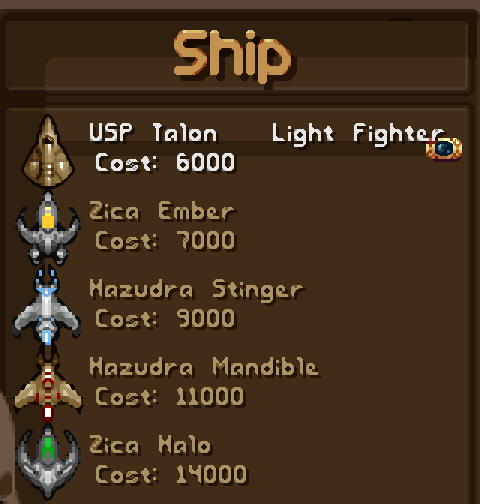
#> input picture marketing/godot/alien-ship-pack-shop.webp, 480 x 504 px
$ python mod_art_refsheet.py ../marketing/godot/alien-ship-pack-shop.webp --out out.png
#> lines starting #> are read from the running program, lines starting #| are printed output that depends on the picture
#!/usr/bin/env python3
"""mod_art_refsheet.py — labelled reference sheet of sprites, for mod art work.

Lays out any set of PNGs (files, folders or glob patterns) on a dark grid,
enlarged nearest-neighbour, each cell with a short label. Used at three
moments of the mod art pipeline (docs/mod-art-pipeline.md):

* before generating: a sheet of the ORIGINAL sprites of the kind being drawn
  (shop icons, shots, ships), uploaded to PixelLab as a labelled style reference;
* while cleaning: candidates side by side with the originals, to pick and judge;
* after: the finished mod sprites next to the originals at the same scale
  (the 1x look is what the player sees; --scale 1 shows it).

Usage:
    python utils/mod_art_refsheet.py data/reference/sprites/pickups/weapons --scale 4 --out ref_icons.png
    python utils/mod_art_refsheet.py "data/reference/sprites/shots/bolt_red_*.png" mods/x/sprites/shots \\
        --scale 3 --cell 24x28 --cols 12 --title "Shots: originals then mod" --out cmp.png

Options:
    --scale N       enlargement (nearest neighbour), default 4
    --cell WxH      cell size in 1x pixels (default: the largest input)
    --cols N        cells per row (default 10)
    --bg #rrggbb    background (default #1c1c22, the in-game shop is near-black)
    --no-labels     no file name under each cell
    --title TEXT    title line at the top
    --frames N      split each input horizontally into N equal frames (animation strips)
"""

from __future__ import annotations

import argparse
import glob
import os
import sys
from pathlib import Path

try:
    from PIL import Image, ImageDraw, ImageFont
except ImportError:  # pragma: no cover
    print("ERROR: Pillow required (pip install -r utils/requirements.txt)", file=sys.stderr)
    sys.exit(2)


def expand_inputs(items: list[str]) -> list[Path]:
    """Files, folders (their *.png, sorted) and glob patterns, in the given order, without duplicates."""
    out: list[Path] = []
    for it in items:
        p = Path(it)
        if p.is_dir():
            found = sorted(p.glob("*.png"))
        elif any(ch in it for ch in "*?["):
            found = [Path(f) for f in sorted(glob.glob(it))]
        else:
            found = [p]
        for f in found:
            if f not in out:
                out.append(f)
    return out


def load_font(size: int):
    """A readable TrueType font if one is installed, otherwise Pillow's default."""
    for name in ("DejaVuSans.ttf", "segoeui.ttf", "arial.ttf", "/usr/share/fonts/truetype/dejavu/DejaVuSans.ttf"):
        try:
            return ImageFont.truetype(name, size)
        except OSError:
            continue
    return ImageFont.load_default()


def build_sheet(
    paths: list[Path],
    scale: int = 4,
    cell: tuple[int, int] | None = None,
    cols: int = 10,
    bg: str = "#1c1c22",
    labels: bool = True,
    title: str = "",
    frames: int = 1,
) -> Image.Image:
    """Returns the sheet image (RGBA)."""
#> called with scale = 4, cols = 10, bg = '#1c1c22', labels = True, title = '', frames = 1
    tiles: list[tuple[str, Image.Image]] = []
    for p in paths:
        im = Image.open(p).convert("RGBA")
        if frames > 1:
            fw = im.width // frames
            for k in range(frames):
                tiles.append((f"{p.stem}#{k}", im.crop((k * fw, 0, (k + 1) * fw, im.height))))
        else:
            tiles.append((p.stem, im))
    if not tiles:
        raise SystemExit("no input image")
    cw = cell[0] if cell else max(t.width for _, t in tiles)
#> cw = 480
    ch = cell[1] if cell else max(t.height for _, t in tiles)
#> ch = 504
    cols = max(1, min(cols, len(tiles)))
#> cols = 1
    rows = (len(tiles) + cols - 1) // cols
#> rows = 1
    pad = 4 * scale
    label_h = 12 if labels else 0
    title_h = 22 if title else 0
    cell_w = max(cw * scale, 56 if labels else 0)
#> cell_w = 1920
    cell_h = ch * scale + label_h
#> cell_h = 2028
    W = pad + cols * (cell_w + pad)
#> W = 1952
    H = title_h + pad + rows * (cell_h + pad)
#> H = 2060
    sheet = Image.new("RGBA", (W, H), bg)
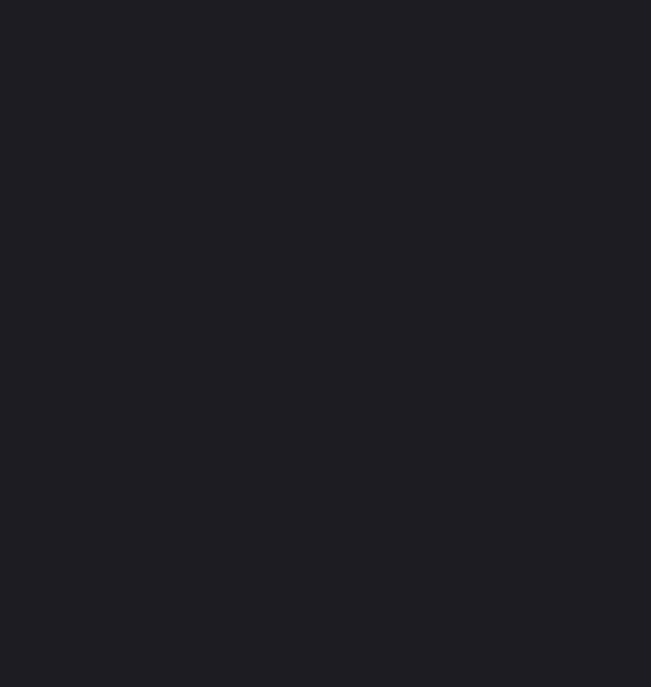
#> sheet: PIL image 1952x2060 RGBA (shown at 1/3 size); mean R, G, B, A 28, 28, 34, 255
    draw = ImageDraw.Draw(sheet)
    font = load_font(10)
    if title:
        draw.text((pad, 4), title, fill=(220, 230, 220, 255), font=load_font(14))
    for i, (name, im) in enumerate(tiles):
        r, c = divmod(i, cols)
        x0 = pad + c * (cell_w + pad)
        y0 = title_h + pad + r * (cell_h + pad)
        big = im.resize((im.width * scale, im.height * scale), Image.NEAREST)
        ox = x0 + (cell_w - big.width) // 2
        oy = y0 + (ch * scale - big.height) // 2
        sheet.alpha_composite(big, (max(0, ox), max(0, oy)))
        if labels:
            short = name if len(name) <= 14 else name[:13] + "…"
            draw.text((x0, y0 + ch * scale + 1), short, fill=(170, 170, 180, 255), font=font)
#> this loop made 1 pass
#> (name, r, c, x0, y0, ox, oy, short) on pass 1: ('alien-ship-pack-shop', 0, 0, 16, 16, 16, 16, 'alien-ship-pa…')
#> pass 1, in build_sheet, `big = im.resize((im.width * scale, im.height * scale), Image.NEAREST)`:
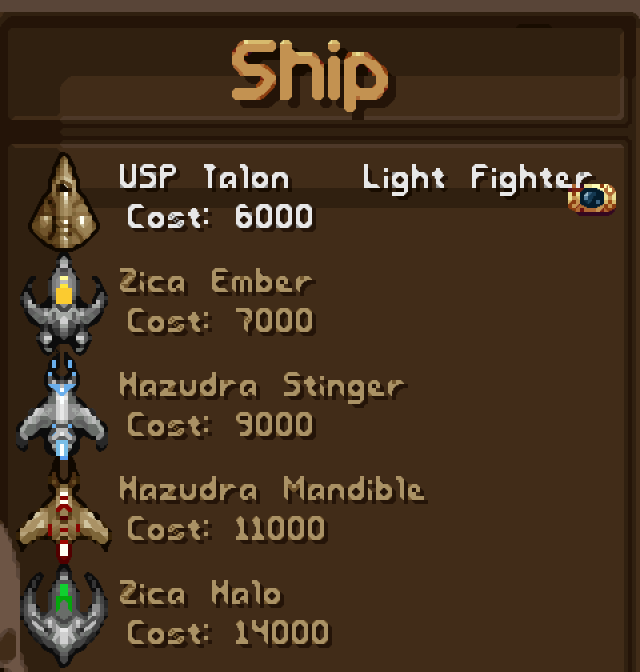
#> big: PIL image 1920x2016 RGBA (shown at 1/3 size); mean R, G, B, A 69.2, 50, 30.7, 255
#> after the loop:
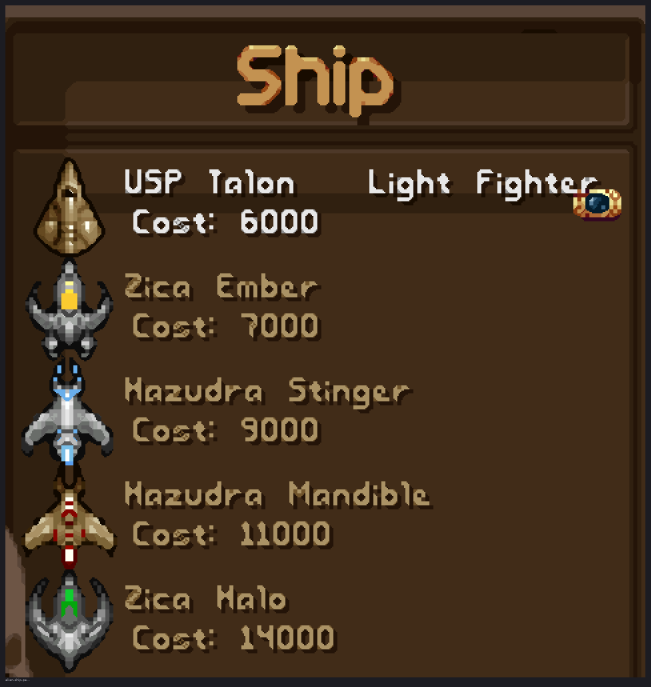
#> sheet: PIL image 1952x2060 RGBA (shown at 1/3 size); mean R, G, B, A 67.7, 49.2, 30.8, 255
    return sheet


def main() -> int:
    ap = argparse.ArgumentParser(description=__doc__, formatter_class=argparse.RawDescriptionHelpFormatter)
    ap.add_argument("inputs", nargs="+", help="PNG files, folders or glob patterns")
    ap.add_argument("--out", required=True, type=Path)
    ap.add_argument("--scale", type=int, default=4)
    ap.add_argument("--cell", default="")
    ap.add_argument("--cols", type=int, default=10)
    ap.add_argument("--bg", default="#1c1c22")
    ap.add_argument("--no-labels", action="store_true")
    ap.add_argument("--title", default="")
    ap.add_argument("--frames", type=int, default=1)
    a = ap.parse_args()
    cell = tuple(int(v) for v in a.cell.lower().split("x")) if a.cell else None
    paths = expand_inputs(a.inputs)
    sheet = build_sheet(paths, a.scale, cell, a.cols, a.bg, not a.no_labels, a.title, a.frames)
    a.out.parent.mkdir(parents=True, exist_ok=True)
    tmp = a.out.with_suffix(".tmp.png")
    sheet.save(tmp)
    os.replace(tmp, a.out)
    print(f"{a.out}: {len(paths)} images, {sheet.width}x{sheet.height}")
#| out.png: 1 images, 1952x2060
    return 0


if __name__ == "__main__":
    sys.exit(main())
#> (the program exits here)

$ run again, on marketing/godot/bio-ships-pack-shop.webp
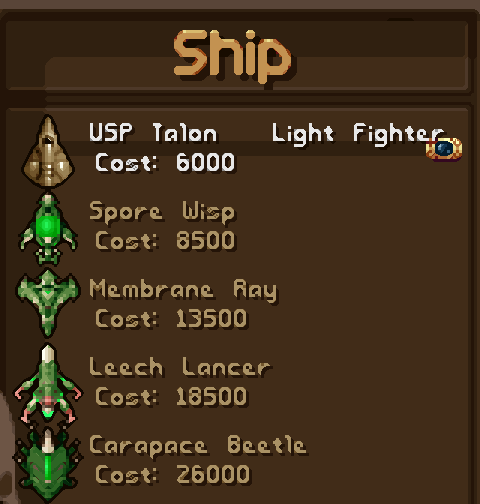
#> input picture marketing/godot/bio-ships-pack-shop.webp, 480 x 504 px
#> cw = 480
#> ch = 504
#> cols = 1
#> cell_w = 1920
#> cell_h = 2028
#> W = 1952
#> H = 2060
#> the loop in build_sheet, `for i, (name, im) in enumerate(tiles):` made 1 pass
#> (name, r, c, x0, y0, ox, oy, short) on pass 1: ('bio-ships-pack-shop', 0, 0, 16, 16, 16, 16, 'bio-ships-pac…')
#> pass 1, in build_sheet, `big = im.resize((im.width * scale, im.height * scale), Image.NEAREST)`:
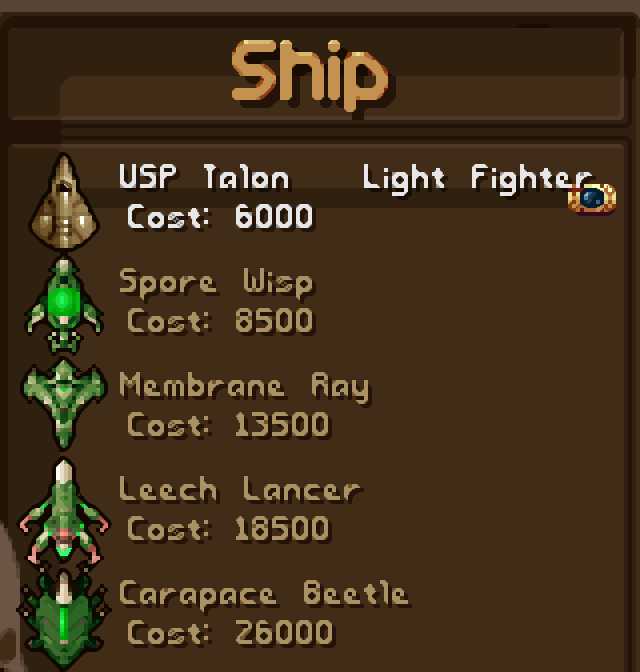
#> big: PIL image 1920x2016 RGBA (shown at 1/3 size); mean R, G, B, A 67.6, 49.8, 28.9, 255
#> after the loop in build_sheet, `for i, (name, im) in enumerate(tiles):`:
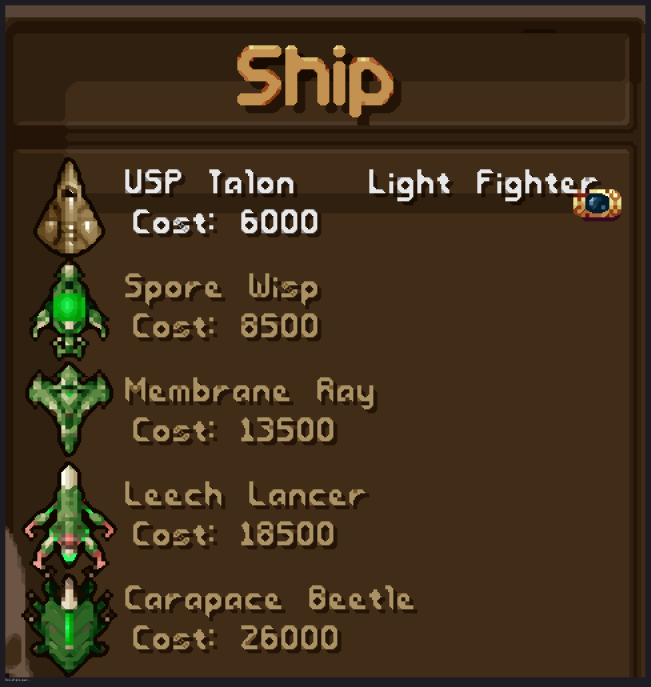
#> sheet: PIL image 1952x2060 RGBA (shown at 1/3 size); mean R, G, B, A 66.1, 49, 29.1, 255
#| out.png: 1 images, 1952x2060

$ run again, on marketing/godot/bio-weapons-pack-shop.webp
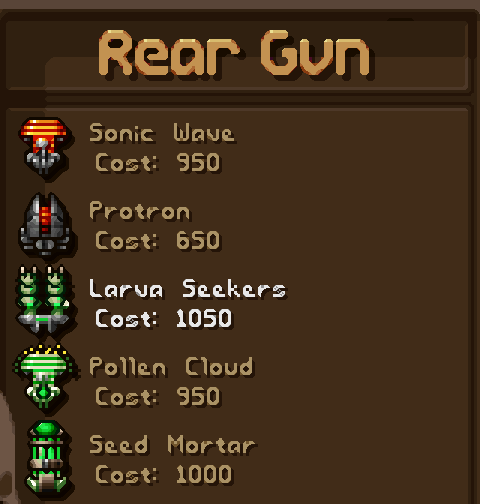
#> input picture marketing/godot/bio-weapons-pack-shop.webp, 480 x 504 px
#> cw = 480
#> ch = 504
#> cols = 1
#> cell_w = 1920
#> cell_h = 2028
#> W = 1952
#> H = 2060
#> the loop in build_sheet, `for i, (name, im) in enumerate(tiles):` made 1 pass
#> (name, r, c, x0, y0, ox, oy, short) on pass 1: ('bio-weapons-pack-shop', 0, 0, 16, 16, 16, 16, 'bio-weapons-p…')
#> pass 1, in build_sheet, `big = im.resize((im.width * scale, im.height * scale), Image.NEAREST)`:
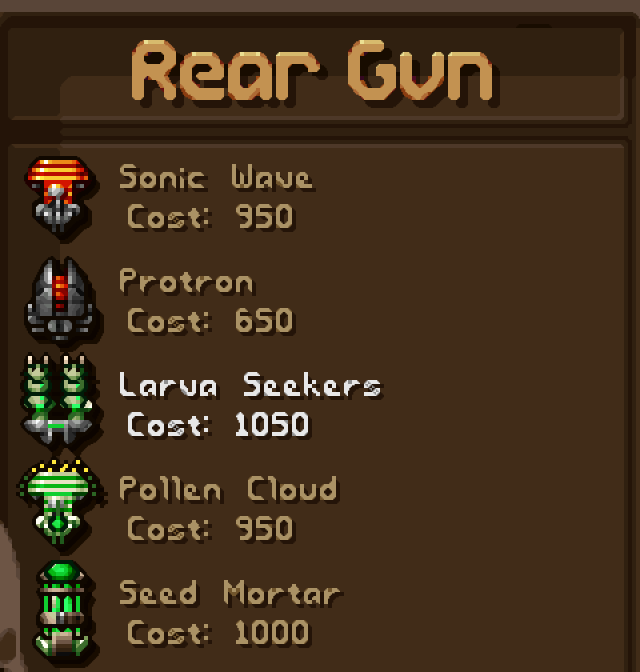
#> big: PIL image 1920x2016 RGBA (shown at 1/3 size); mean R, G, B, A 67.8, 48.8, 28.2, 255
#> after the loop in build_sheet, `for i, (name, im) in enumerate(tiles):`:
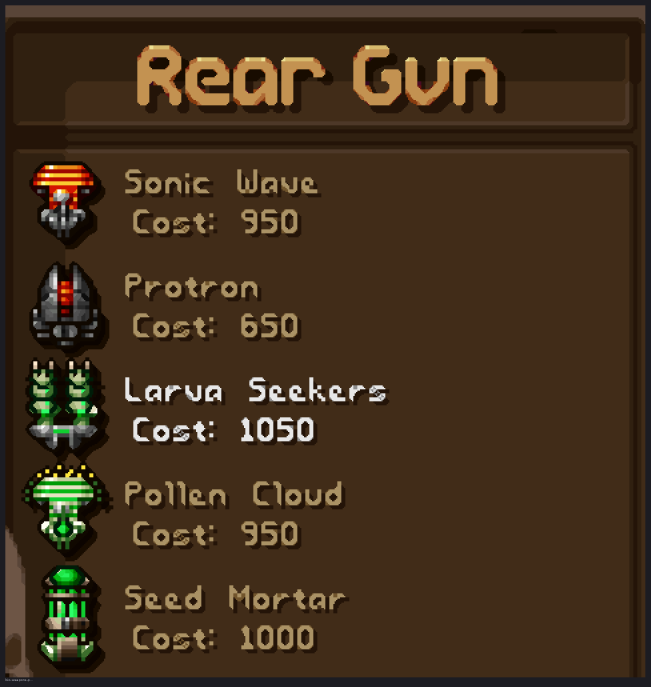
#> sheet: PIL image 1952x2060 RGBA (shown at 1/3 size); mean R, G, B, A 66.3, 48, 28.4, 255
#| out.png: 1 images, 1952x2060

$ run again, on marketing/godot/elements-weapon-pack-shop.webp
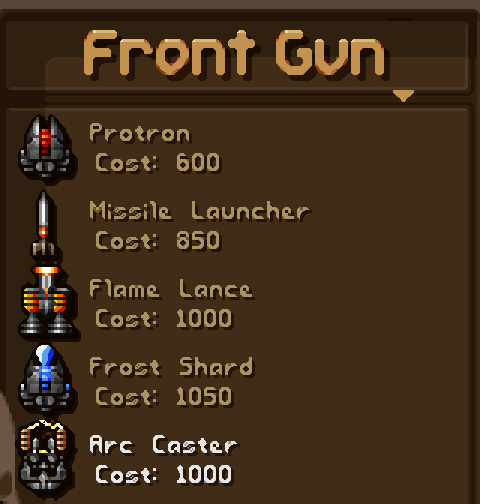
#> input picture marketing/godot/elements-weapon-pack-shop.webp, 480 x 504 px
#> cw = 480
#> ch = 504
#> cols = 1
#> cell_w = 1920
#> cell_h = 2028
#> W = 1952
#> H = 2060
#> the loop in build_sheet, `for i, (name, im) in enumerate(tiles):` made 1 pass
#> (name, r, c, x0, y0, ox, oy, short) on pass 1: ('elements-weapon-pack-shop', 0, 0, 16, 16, 16, 16, 'elements-weap…')
#> pass 1, in build_sheet, `big = im.resize((im.width * scale, im.height * scale), Image.NEAREST)`:
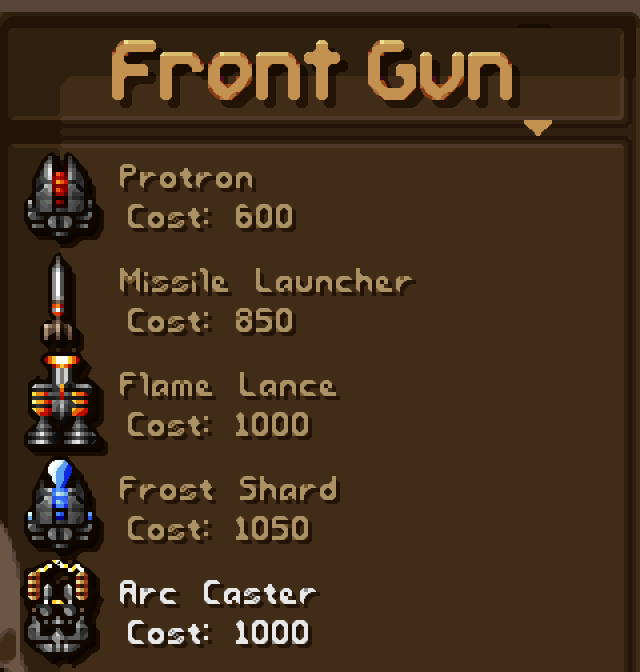
#> big: PIL image 1920x2016 RGBA (shown at 1/3 size); mean R, G, B, A 67.8, 47.9, 28.5, 255
#> after the loop in build_sheet, `for i, (name, im) in enumerate(tiles):`:
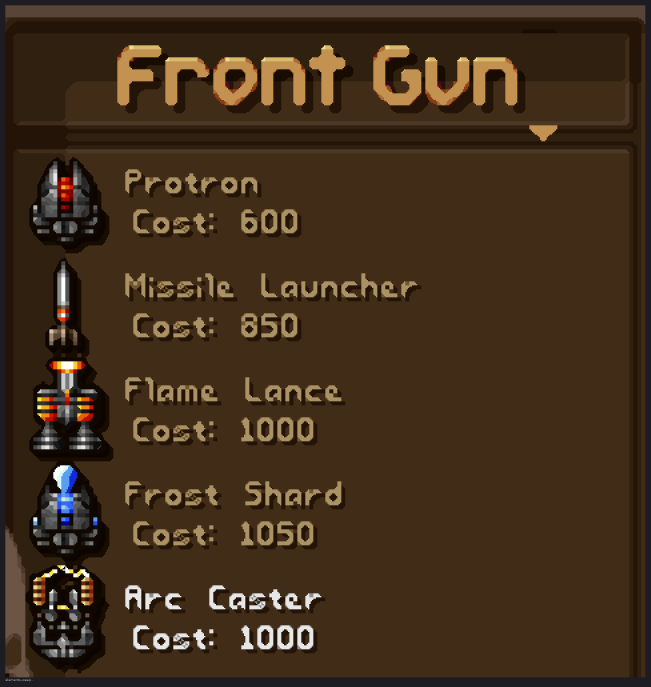
#> sheet: PIL image 1952x2060 RGBA (shown at 1/3 size); mean R, G, B, A 66.3, 47.1, 28.7, 255
#| out.png: 1 images, 1952x2060
